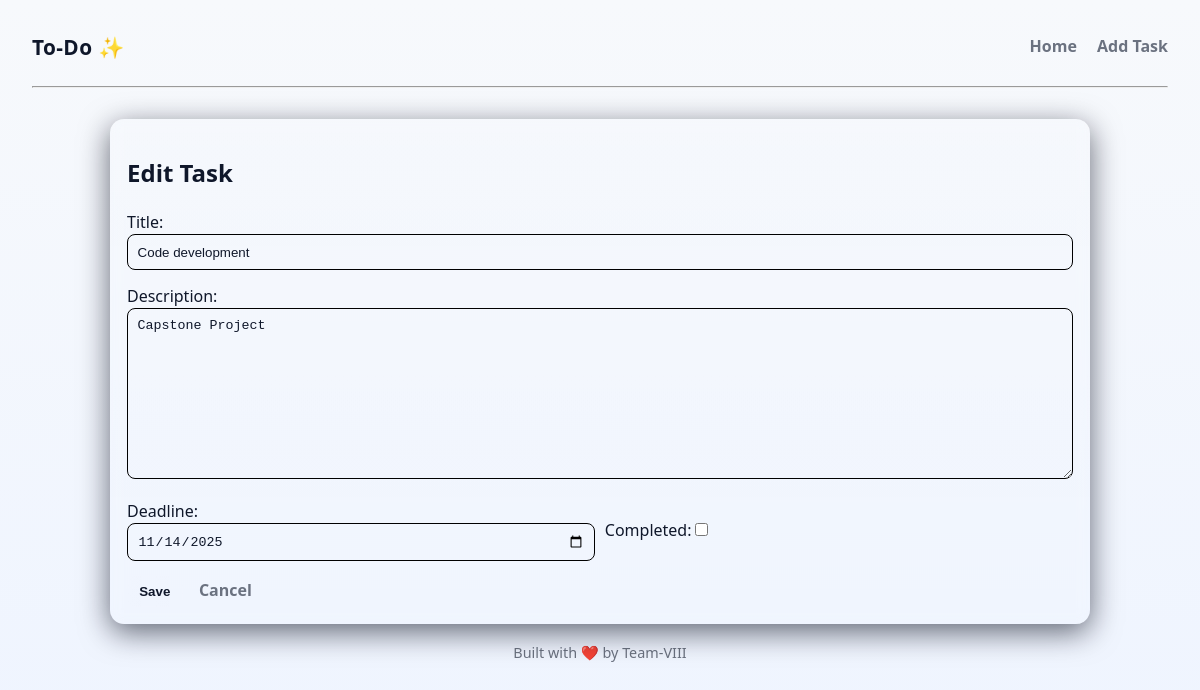
The app's page /task/17/edit/ with its own data.
### tasks/models.py (models this page shows, shortened)
class Task(models.Model):
    title = models.CharField(max_length=200)
    description = models.TextField(blank=True)
    deadline = models.DateField()
    completed = models.BooleanField(default=False)
    created_at = models.DateField(default=timezone.now)
    class Meta:
        ordering = ['completed', 'deadline', '-created_at']

### tasks/views.py (the view)
# urls.py: path('task/<int:pk>/edit/', views.edit_task, name='edit'),     # FBV - edit
def edit_task(request, pk):
    task = get_object_or_404(Task, pk=pk)
    if request.method == 'POST':
        form = TaskForm(request.POST, instance=task)
        if form.is_valid():
            form.save()
            return redirect('tasks:index')
    else:
        form = TaskForm(instance=task)
    return render(request, 'tasks/form.html', {'form': form, 'title': 'Edit Task'})

### tasks/forms.py
class TaskForm(forms.ModelForm):
    deadline = forms.DateField(
        widget=forms.DateInput(attrs={'type': 'date'}),
        input_formats=['%Y-%m-%d']
    )
    class Meta:
        model = Task
        fields = ['title', 'description', 'deadline', 'completed']

### templates/tasks/form.html (shortened to what this page needs)
{% extends 'base.html' %}
{% block content %}
<section class="panel">
  <h2>{{ title }}</h2>
  <form method="post" class="task-form">
    <div class="field">
      {{ form.title.label_tag }}{{ form.title }}
    </div>
    <div class="field">
      {{ form.description.label_tag }}{{ form.description }}
    </div>
    <div class="field split">
      <div>{{ form.deadline.label_tag }}{{ form.deadline }}</div>
      <div>{{ form.completed.label_tag }}{{ form.completed }}</div>
    </div>
    <div class="actions">
      <button class="btn">Save</button>
      <a class="btn ghost" href="{% url 'tasks:index' %}">Cancel</a>
    </div>
  </form>
</section>
{% endblock %}

### static/css/styles.css (style rules this page uses)
:root { --bg: #f7f9fc; --card: #ffffff; --muted: #6b7280; --accent: #6c8cff; --accent-2: #7bd389; --glass: rgba(255, 255, 255, 0.6); --radius: 14px; --shadow: 0 6px 18px rgba(20, 24, 40, 0.08); --glass-2: rgba(108, 140, 255, 0.08); --mono: "Segoe UI", Roboto, "Helvetica Neue", Arial, sans-serif; }
* { box-sizing: border-box; }
html, body { height: 100%; }
body { margin: 0; font-family: var(--mono); background: linear-gradient(180deg, var(--bg), #eef4ff); color: #0f172a; -webkit-font-smoothing: antialiased; -moz-osx-font-smoothing: grayscale; line-height: 1.45; transition: background 300ms ease; padding: 2rem; }
.panel { background: linear-gradient( 180deg, rgba(255, 255, 255, 0.02), rgba(255, 255, 255, 0.01) ); border-radius: 14px; padding: 1rem; box-shadow: 0 8px 30px rgba(2, 6, 23, 0.6), inset 0 1px 0 rgba(255, 255, 255, 0.02); backdrop-filter: blur(6px); border: 1px solid rgba(255, 255, 255, 0.03); }
.btn { background: linear-gradient( 90deg, rgba(255, 255, 255, 0.02), rgba(255, 255, 255, 0.01) ); border: 1px solid rgba(255, 255, 255, 0.04); padding: 0.45rem 0.7rem; border-radius: 8px; font-weight: 700; cursor: pointer; text-decoration: none; color: inherit; transition: transform 0.18s, box-shadow 0.18s, background 0.18s; }
.btn.ghost { background: transparent; border: 1px dashed rgba(255, 255, 255, 0.03); color: var(--muted); }
.task-form .field { margin-bottom: 0.9rem; }
.task-form input[type="text"], .task-form textarea, .task-form input[type="date"] { width: 100%; padding: 0.6rem; border-radius: 8px; border: 1px solid rgba(255, 255, 255, 0.04); background: transparent; color: inherit; border-color: black; }
.task-form textarea { min-height: 120px; resize: vertical; }
.field.split { display: flex; gap: 0.6rem; align-items: center; }
.field.split > div { flex: 1; }

### records on screen
Task: title "Code development", description "Capstone Project", deadline "11/14/2025"

### other values on screen
{{ title }} "Edit Task"
